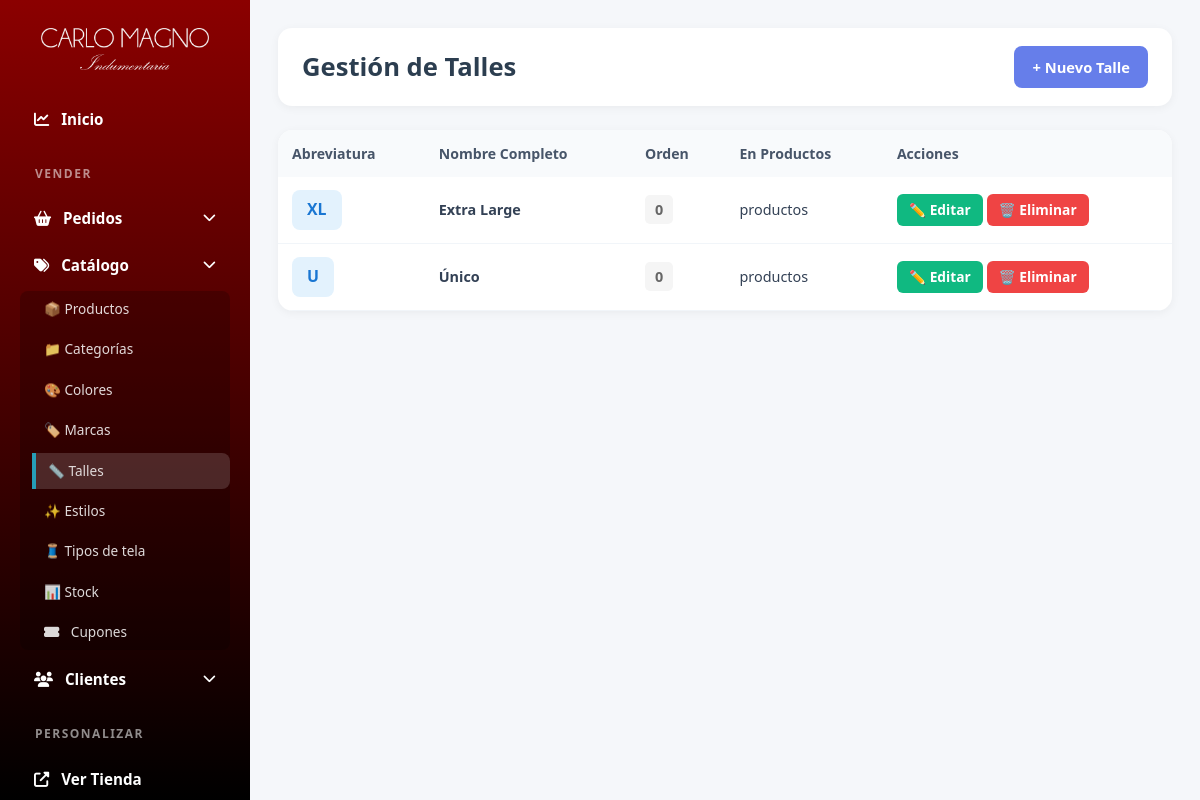
/panel/talles/ (signed in), run on an earlier commit of the app's database.
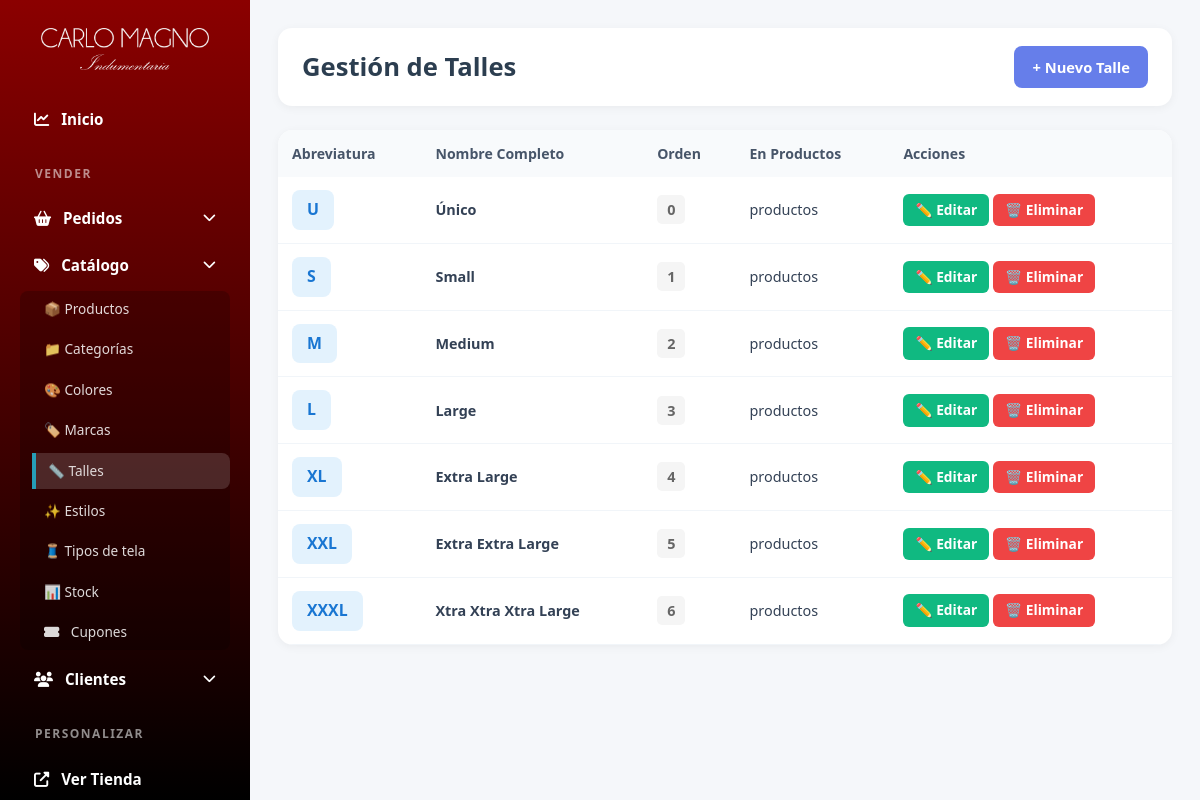
And on a later commit of the database.
### productos/models.py (models this page shows, shortened)
class Talle(models.Model):
    nombre = models.CharField(max_length=20, unique=True, verbose_name='Talle')
    abbreviation = models.CharField(
        max_length=10,
        verbose_name='Abreviatura',
        help_text='Ej: XS, S, M, L, XL'
    )
    order = models.PositiveIntegerField(default=0, verbose_name='Orden de visualización')
    esta_activo = models.BooleanField(default=True, verbose_name='Está activo')
    class Meta:
        verbose_name = 'Talle'
        verbose_name_plural = 'Talles'
        ordering = ['order', 'nombre']

### custom_admin/views.py (the view)
# urls.py: path('panel/talles/', admin_views.talles, name='talles'),
@login_required(login_url='login')
def talles(request):
    if not request.user.is_staff:
        return redirect('home')
    talles = Talle.objects.all()
    return render(request, 'custom_admin/talles.html', {'talles': talles})

### productos/context_processors.py (called while the page is built, shortened)
def cart_processor(request):
    carrito = None
    cantidad_total = 0
    if request.user.is_authenticated:
        try:
            carrito = Carrito.objects.get(usuario=request.user)
            cantidad_total = carrito.get_cantidad_total()
        except Carrito.DoesNotExist:
            pass
    return {
        'carrito': carrito,
        'carrito_cantidad': cantidad_total
    }

### productos/models.py (called while the page is built)
    def get_cantidad_total(self):
        return sum(item.cantidad for item in self.items.all())

### templates/custom_admin/talles.html (shortened to what this page needs)
{% extends 'custom_admin/base.html' %}
{% load static %}
{%block extra_css %}
<link rel="stylesheet" href="{% static 'css/talles.css' %}" />
{% endblock %}
{% block content %}
<div class="main-content">
	<div class="header">
		<h1>Gestión de Talles</h1>
		<a href="{% url 'agregar_talle' %}" class="btn btn-primary">+ Nuevo Talle</a>
	</div>
	{% if talles %}
	<div class="talles-table">
		<table>
			<thead>
				<tr>
					<th>Abreviatura</th>
					<th>Nombre Completo</th>
					<th>Orden</th>
					<th>En Productos</th>
					<th>Acciones</th>
				</tr>
			</thead>
			<tbody>
				{% for talle in talles %}
				<tr>
					<td>
						<span class="talle-badge">{{ talle.abbreviation }}</span>
					</td>
					<td><strong>{{ talle.nombre }}</strong></td>
					<td>
						<span class="order-badge">{{ talle.order }}</span>
					</td>
					<td>{{ talle.productos.count }} productos</td>
					<td>
						<a href="{% url 'editar_talle' talle.id %}" class="btn-edit">✏️ Editar</a>
						<a href="{% url 'eliminar_talle' talle.id %}" class="btn-delete">🗑️ Eliminar</a>
					</td>
				</tr>
				{% endfor %}
			</tbody>
		</table>
	</div>
	{% else %}
	<div class="empty-state">
		<h2>No hay talles registrados</h2>
	</div>
	{% endif %}
</div>
{% load static %}
{% endblock %}

### templates/custom_admin/base.html (shortened to what this page needs)
<!DOCTYPE html>
{% load static %}
<html lang="es">
<head>
    <link href="https://cdn.jsdelivr.net/npm/bootstrap@5.3.0/dist/css/bootstrap.min.css" rel="stylesheet">
    <link rel="stylesheet" href="https://cdnjs.cloudflare.com/ajax/libs/font-awesome/6.4.2/css/all.min.css" />
    <link rel="stylesheet" href="{% static 'css/style_admin.css' %}" />
    {% block extra_css %}{% endblock %}
</head>
<body>
    <aside class="sidebar" id="admin-sidebar">
        <div class="sidebar-header-row">
            <div class="sidebar-logo text-center py-2">
                <img src="{% static 'images/logo.png' %}" alt="Carlo Magno" style="width: 80%; filter: invert(1);">
            </div>
        </div>
        <nav class="mt-2">
            <div class="nav-item">
                <a href="{% url 'dashboard' %}" class="{% if request.resolver_match.url_name == 'dashboard' %}active{% endif %}">
                    <i class="fas fa-chart-line me-2"></i> Inicio
                </a>
            </div>
            <h6>VENDER</h6>
            <div class="menu-group">
                <a href="javascript:void(0)" class="main-link toggle-btn" data-target="submenu-pedidos">
                    <i class="fas fa-shopping-basket me-2"></i> Pedidos <i class="fas fa-chevron-down ms-auto float-end mt-1 small"></i>
                </a>
            </div>
            <div class="menu-group">
                <a href="javascript:void(0)" class="main-link toggle-btn" data-target="submenu-catalogos">
                    <i class="fas fa-tags me-2"></i> Catálogo <i class="fas fa-chevron-down ms-auto float-end mt-1 small"></i>
                </a>
                <div class="submenu" id="submenu-catalogos" style="display: block;">
                    <a href="{% url 'admin_productos' %}" class="{% if request.resolver_match.url_name == 'admin_productos' %}active{% endif %}">📦 Productos</a>
                    <a href="{% url 'categorias' %}" class="{% if request.resolver_match.url_name == 'categorias' %}active{% endif %}">📁 Categorías</a>
                    <a href="{% url 'colores' %}" class="{% if request.resolver_match.url_name == 'colores' %}active{% endif %}">🎨 Colores</a>
                    <a href="{% url 'marcas' %}" class="{% if request.resolver_match.url_name == 'marcas' %}active{% endif %}">🏷️ Marcas</a>
                    <a href="{% url 'talles' %}" class="{% if request.resolver_match.url_name == 'talles' %}active{% endif %}">📏 Talles</a>
                    <a href="{% url 'estilos' %}" class="{% if request.resolver_match.url_name == 'estilos' %}active{% endif %}">✨ Estilos</a>
                    <a href="{% url 'tipos' %}" class="{% if request.resolver_match.url_name == 'tipos' %}active{% endif %}">🧵 Tipos de tela</a>
                    <a href="{% url 'stock' %}" class="{% if request.resolver_match.url_name == 'stock' %}active{% endif %}">📊 Stock</a>
                    <a href="#"><i class="fas fa-ticket-alt me-2"></i> Cupones</a>
                </div>
            </div>
            <div class="menu-group">
                <a href="javascript:void(0)" class="main-link toggle-btn" data-target="submenu-clientes">
                    <i class="fas fa-users me-2"></i> Clientes <i class="fas fa-chevron-down ms-auto float-end mt-1 small"></i>
                </a>
            </div>
            <h6>PERSONALIZAR</h6>
            <div class="nav-item">
                <a href="{% url 'inicio' %}" target="_blank"><i class="fas fa-external-link-alt me-2"></i> Ver Tienda</a>
            </div>
        </nav>
    </aside>
    <main class="main-content">
        {% block content %}{% endblock %}
    </main>
</body>
</html>

### static/css/style_admin.css (style rules this page uses)
* { margin: 0; padding: 0; box-sizing: border-box; }
html, body { margin: 0; padding: 0; width: 100%; max-width: 100vw; overflow-x: hidden; }
body { font-family: "Segoe UI", Tahoma, Geneva, Verdana, sans-serif; background: #f5f7fa; color: #333; min-height: 100vh; }
.sidebar { position: fixed; left: 0; top: 0; width: 250px; height: 100vh; overflow-y: auto; scrollbar-width: none; -ms-overflow-style: none; background: linear-gradient(180deg, #8b0000 0%, #000000 100%); padding: 20px; color: white; z-index: 1050; transition: transform 0.3s cubic-bezier(0.4, 0, 0.2, 1); }
.sidebar-header-row { display: flex; align-items: center; justify-content: space-between; margin-bottom: 20px; }
.sidebar img { margin-bottom: 0; width: 12rem; max-width: 100%; filter: invert(100%); }
.sidebar h6 { padding: 22px 15px 8px; font-size: 0.75rem; letter-spacing: 1.5px; opacity: 0.55; color: #fff; font-weight: 800; }
.sidebar nav a { display: block; padding: 10px 14px; color: white; text-decoration: none; border-radius: 8px; margin-bottom: 4px; transition: all 0.2s ease; }
.sidebar .active { background: rgba(255, 255, 255, 0.18); border-left: 4px solid #25b9d7; border-radius: 0 8px 8px 0; transition: all 0.3s ease; }
.menu-catalogos, .menu-clientes, .menu-pedidos, .menu-group { position: relative; margin-bottom: 4px; }
.menu-group .submenu { padding-left: 12px; background: rgba(0, 0, 0, 0.2); margin: 4px 0 8px; border-radius: 8px; }
.menu-group .submenu a { font-size: 0.85rem; padding: 8px 12px; opacity: 0.85; }
.toggle-btn i.fa-chevron-down { transition: transform 0.3s ease; }
.sidebar nav .nav-item a, .sidebar nav .main-link { font-weight: 600; font-size: 0.95rem; }
.main-content { margin-left: 250px; padding: 28px; min-height: 100vh; max-width: 100%; }
.main-content .main-content { margin-left: 0 !important; padding: 0 !important; min-height: auto !important; }
.header { background: white; padding: 18px 24px; border-radius: 14px; box-shadow: 0 2px 10px rgba(0, 0, 0, 0.05); margin-bottom: 24px; display: flex; justify-content: space-between; align-items: center; flex-wrap: wrap; gap: 12px; }
.header h1 { color: #2c3e50; font-size: 1.6rem; font-weight: 700; margin: 0; }
.btn { padding: 10px 18px; border: none; border-radius: 8px; cursor: pointer; font-weight: 600; text-decoration: none; display: inline-flex; align-items: center; justify-content: center; gap: 6px; transition: all 0.2s ease; font-size: 0.92rem; }
.btn-primary { background: #667eea; color: white; }
.btn-edit { background: #10b981; color: white; padding: 6px 12px; border-radius: 6px; text-decoration: none; font-size: 0.86rem; font-weight: 600; display: inline-flex; align-items: center; gap: 4px; transition: background 0.2s; }
.btn-delete { background: #ef4444; color: white; padding: 6px 12px; border-radius: 6px; text-decoration: none; font-size: 0.86rem; font-weight: 600; display: inline-flex; align-items: center; gap: 4px; transition: background 0.2s; }
.table-responsive, .productos-table, .customers-table, .talles-table, .estilos-table, .stock-table { width: 100%; overflow-x: auto; -webkit-overflow-scrolling: touch; border-radius: 12px; }
table { width: 100%; border-collapse: collapse; }
th { background: #f8fafc; padding: 13px 14px; text-align: left; color: #475569; font-weight: 650; font-size: 0.88rem; white-space: nowrap; }
td { padding: 13px 14px; border-bottom: 1px solid #f1f5f9; font-size: 0.9rem; color: #334155; vertical-align: middle; }

### static/css/talles.css (style rules this page uses)
.talles-table, .estilos-table { background: white; border-radius: 15px; box-shadow: 0 2px 10px rgba(0, 0, 0, 0.05); overflow: hidden; }
.talle-badge, .estilo-badge, .tipo-badge { display: inline-block; background: #e3f2fd; color: #1976d2; padding: 8px 15px; border-radius: 8px; font-weight: 700; font-size: 1.1em; }
.order-badge { background: #f5f5f5; padding: 5px 10px; border-radius: 5px; font-weight: 600; color: #666; }

What changed in the data, as far as the page shows it:
shown differently, row unchanged: Talle "Único": moves up the list
added Talle: abbreviation "S", nombre "Small", order "1"
added Talle: abbreviation "M", nombre "Medium", order "2"
added Talle: abbreviation "L", nombre "Large", order "3"
changed Talle "XL": order "0" → "4"
added Talle: abbreviation "XXL", nombre "Extra Extra Large", order "5"
added Talle: abbreviation "XXXL", nombre "Xtra Xtra Xtra Large", order "6"
